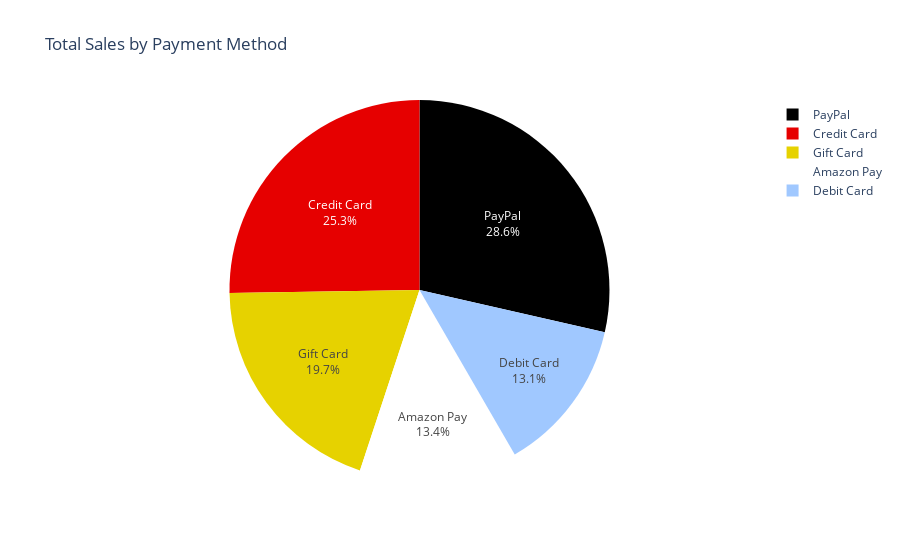

Notebook code for this chart:
### Code cell
fig6 = px.pie(amount_payment,
              values = "Total Sales",
              names = "Payment Method",
              title = "Total Sales by Payment Method",
              color_discrete_sequence = px.colors.sequential.Blackbody
)

fig6.update_traces(textposition = "inside",textinfo = "percent+label")

fig6.show()

### Figure 1 — Plotly figure (JSON) as saved in the notebook; plotly's stock layout.template omitted (floating-point values rounded to 4 significant figures)
{"data": [{"domain": {"x": [0, 1], "y": [0, 1]}, "hovertemplate": "Payment Method=%{label}<br>Total Sales=%{value}<extra></extra>", "labels": ["PayPal", "Credit Card", "Gift Card", "Amazon Pay", "Debit Card"], "legendgroup": "", "name": "", "showlegend": true, "textinfo": "percent+label", "textposition": "inside", "type": "pie", "values": [69645, 61595, 47955, 32750, 31900]}], "layout": {"legend": {"tracegroupgap": 0}, "piecolorway": ["rgb(0,0,0)", "rgb(230,0,0)", "rgb(230,210,0)", "rgb(255,255,255)", "rgb(160,200,255)"], "title": {"text": "Total Sales by Payment Method"}}}
